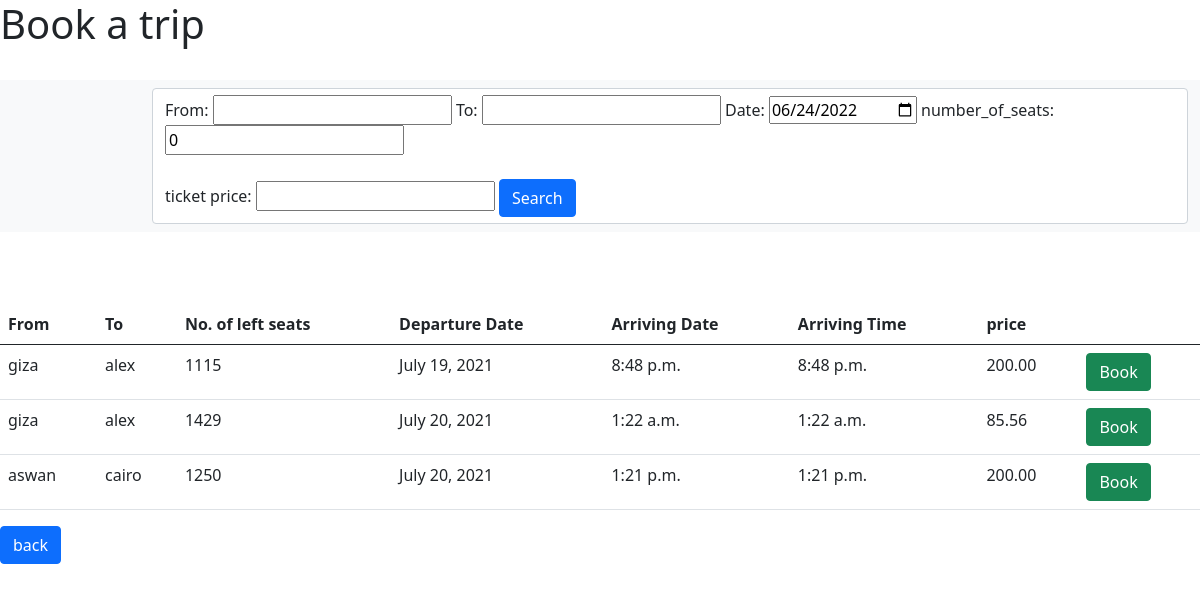
The app's page /admins/searchTrip with its own data.
### admins/models.py (models this page shows, shortened)
class Trip(models.Model):
    date = models.DateField(default=django.utils.timezone.now)
    From = models.TimeField(default=django.utils.timezone.now)
    To = models.TimeField(default=django.utils.timezone.now)
    source = models.CharField(max_length=50, default="")
    destination = models.CharField(max_length=50, default="")
    number_of_seats = models.IntegerField(default=0)
    ticket_price = models.DecimalField(max_digits=5, decimal_places=2)
    books =models.ManyToManyField(User,blank=True)
    trip_id =models.IntegerField(primary_key=True,default=0000)

### admins/views.py (the view)
# urls.py: path('searchTrip',views.tripform,name='TripForm'),
def tripform(request):
    global data
    dataToPost=None
    if request.method=='POST':
        data =SearchTripForm(request.POST)
        if data.is_valid():
            dataToPost = Trip.objects.filter(source= data.cleaned_data['source'],
                                            destination =data.cleaned_data['destination'],
                                            date =data.cleaned_data['date'],
                                            number_of_seats =data.cleaned_data['number_of_seats'],
                                            ticket_price= data.cleaned_data['ticket_price'])
    elif request.method =='GET':
        data = SearchTripForm()
        dataToPost = Trip.objects.all()
    return(render(request ,'customers/Book.html',{'forms':SearchTripForm(),'trips':dataToPost}))

### admins/forms.py
class SearchTripForm (forms.ModelForm):
    class Meta:
        model =Trip
        fields=['source',
                 'destination',
                 'date',
                 'number_of_seats',
                 'ticket_price',
        ]
        widgets={
            'date':forms.DateInput(attrs={'type':'date'}),
            'number_of_seats':forms.NumberInput(attrs={'type':'number'}),
            'ticket_price':forms.NumberInput(attrs={'type':'number'})
        }

### templates/customers/Book.html (shortened to what this page needs)
<!DOCTYPE html>
<html lang="en" dir="ltr">
  <head>
    <link href="https://cdn.jsdelivr.net/npm/bootstrap@5.0.2/dist/css/bootstrap.min.css" rel="stylesheet">
  </head>
  <body>
    <h1>Book a trip</h1>
<br>
    <nav class="navbar navbar-expand-lg navbar-light bg-light">
  <div class="container-fluid">
    <form class="form-control" style="margin-left: 140px;" action="searchTrip" method="POST">
      <label for="">From: </label>
      {{forms.source}}
      <label for="">To: </label>
      {{forms.destination}}
      <label for=""> Date: </label>
      {{forms.date}}
      <label for="">number_of_seats: </label>
      {{forms.number_of_seats}}
<br><br>
      <label for="">ticket price: </label>
      {{forms.ticket_price}}
      <button type="submit" name="button" class="btn btn-primary">Search</button>
    </form>
  </div>
</nav>
<br><br><br>
    <table class="table" >
  <thead>
    <tr>
      <th scope="col">From</th>
      <th scope="col">To</th>
      <th scope="col">No. of left seats</th>
      <th scope="col">Departure Date</th>
      <th scope="col">Arriving Date</th>
      <th scope="col">Arriving Time</th>
      <th scope="col">price</th>
      <th scope="col"></th>
    </tr>
  </thead>
  <tbody>
    {% for trip in trips %}
    <tr>
      <td>{{trip.source}}</td>
      <td>{{trip.destination}}</td>
      <td>{{trip.number_of_seats}}</td>
      <td>{{trip.date}}</td>
      <td>{{trip.From}}</td>
      <td>{{trip.To}}</td>
      <td>{{trip.ticket_price}}</td>
      <td><a type="button" class="btn btn-success" name="verifyBook" href="{% url 'verifyBook' trip.trip_id%}" >Book</a></td>
    </tr>
    {% endfor%}
  </tbody>
</table>
<a href="{% url 'home'%}" class="btn btn-primary ">back</a>
  </body>
</html>

### records on screen
Trip: source "giza", destination "alex", number_of_seats "1115", date "July 19, 2021", From "8:48 p.m.", To "8:48 p.m.", ticket_price "200.00"
Trip: source "giza", destination "alex", number_of_seats "1429", date "July 20, 2021", From "1:22 a.m.", To "1:22 a.m.", ticket_price "85.56"
Trip: source "aswan", destination "cairo", number_of_seats "1250", date "July 20, 2021", From "1:21 p.m.", To "1:21 p.m.", ticket_price "200.00"
